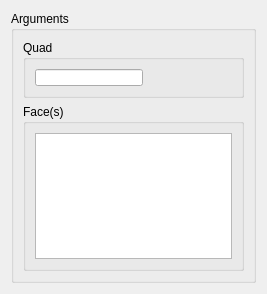
<?xml version="1.0" encoding="UTF-8"?>
<ui version="4.0">
 <class>QuadAssocDialog</class>
 <widget class="QDialog" name="QuadAssocDialog">
  <property name="geometry">
   <rect>
    <x>0</x>
    <y>0</y>
    <width>267</width>
    <height>294</height>
   </rect>
  </property>
  <property name="windowTitle">
   <string>Quad Association</string>
  </property>
  <layout class="QVBoxLayout" name="verticalLayout_3">
   <item>
    <widget class="QGroupBox" name="groupBox_2">
     <property name="title">
      <string>Arguments</string>
     </property>
     <layout class="QVBoxLayout" name="verticalLayout_2">
      <item>
       <widget class="QGroupBox" name="groupBox_4">
        <property name="maximumSize">
         <size>
          <width>16777215</width>
          <height>58</height>
         </size>
        </property>
        <property name="title">
         <string>Quad</string>
        </property>
        <layout class="QFormLayout" name="formLayout">
         <item row="0" column="0">
          <widget class="QLineEdit" name="quad_le">
           <property name="sizePolicy">
            <sizepolicy hsizetype="Preferred" vsizetype="Preferred">
             <horstretch>0</horstretch>
             <verstretch>0</verstretch>
            </sizepolicy>
           </property>
           <property name="readOnly">
            <bool>false</bool>
           </property>
          </widget>
         </item>
        </layout>
       </widget>
      </item>
      <item>
       <widget class="QGroupBox" name="groupBox">
        <property name="title">
         <string>Face(s)</string>
        </property>
        <layout class="QVBoxLayout" name="verticalLayout">
         <item>
          <widget class="QListWidget" name="faces_lw">
           <property name="sizePolicy">
            <sizepolicy hsizetype="Preferred" vsizetype="Preferred">
             <horstretch>0</horstretch>
             <verstretch>0</verstretch>
            </sizepolicy>
           </property>
          </widget>
         </item>
        </layout>
       </widget>
      </item>
     </layout>
    </widget>
   </item>
  </layout>
 </widget>
 <resources/>
 <connections/>
</ui>
